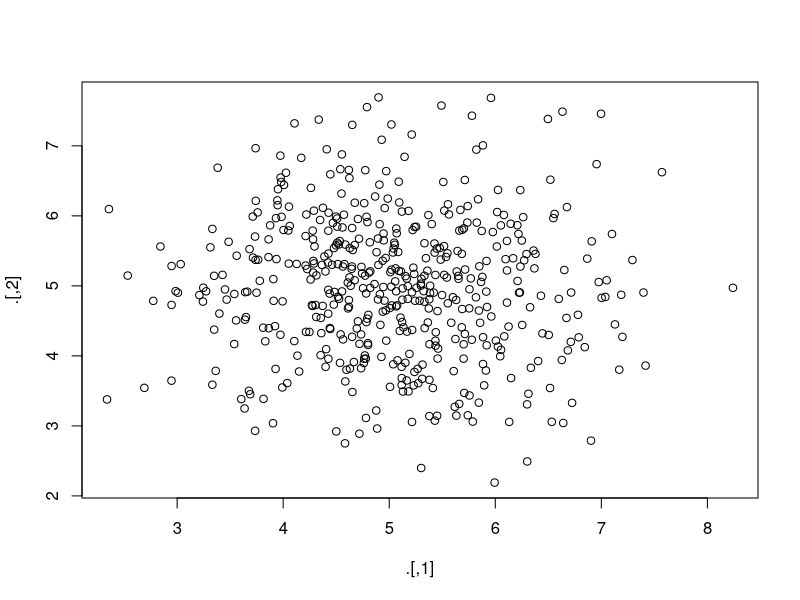

R code for this plot: (Note: this script raises an error after producing the figure.)
## ---- chunk 1
printAnswers <- TRUE
## ---- chunk 2
library(dplyr)
library(magrittr)
library(mice)
## ---- chunk 3
set.seed(123)
## ---- chunk 4
rnorm(1000, 5) %>%
  matrix(ncol = 2) %>%
  plot()
## ---- chunk 5
"x" %>% assign(1:5)
x
## ---- chunk 6
env <- environment()
"x" %>% assign(1:5, envir = env)
x
## ---- chunk 7
environment()
## ---- chunk 8
assign.env <- new.env() 
"x" %>% assign(letters[1:5], envir = assign.env)
## ---- chunk 9
assign.env$x
## ---- chunk 10
x
## ---- chunk 11
anscombe %>%
  cor()
## ---- chunk 12
anscombe %>%
  subset(select = c(x4, y4)) %>%
  cor()
## ---- chunk 13
anscombe %$%
  cor(x4, y4)
## ---- chunk 14
boys %>%
  subset(select = c("wgt", "hgt")) %>%
  cor(use = "pairwise.complete.obs")
## ---- chunk 15
boys %>%
  subset(select = c("wgt", "hgt")) %>%
  na.omit() %>%
  cor()
## ---- chunk 16
boys %$% 
  cor(hgt, wgt, use = "pairwise.complete.obs")
## ---- chunk 17
boys %>%
  transform(hgt = hgt / 100) %$%
  mean(hgt, na.rm = TRUE)
## ---- chunk 18
boys %>%
  subset(select = c(hgt, wgt)) %T>%
  plot(col = "red", main = "Height in centimeters") %>%
  transform(hgt = hgt / 100) %>%
  plot(col = "blue", main = "Height in meters")
